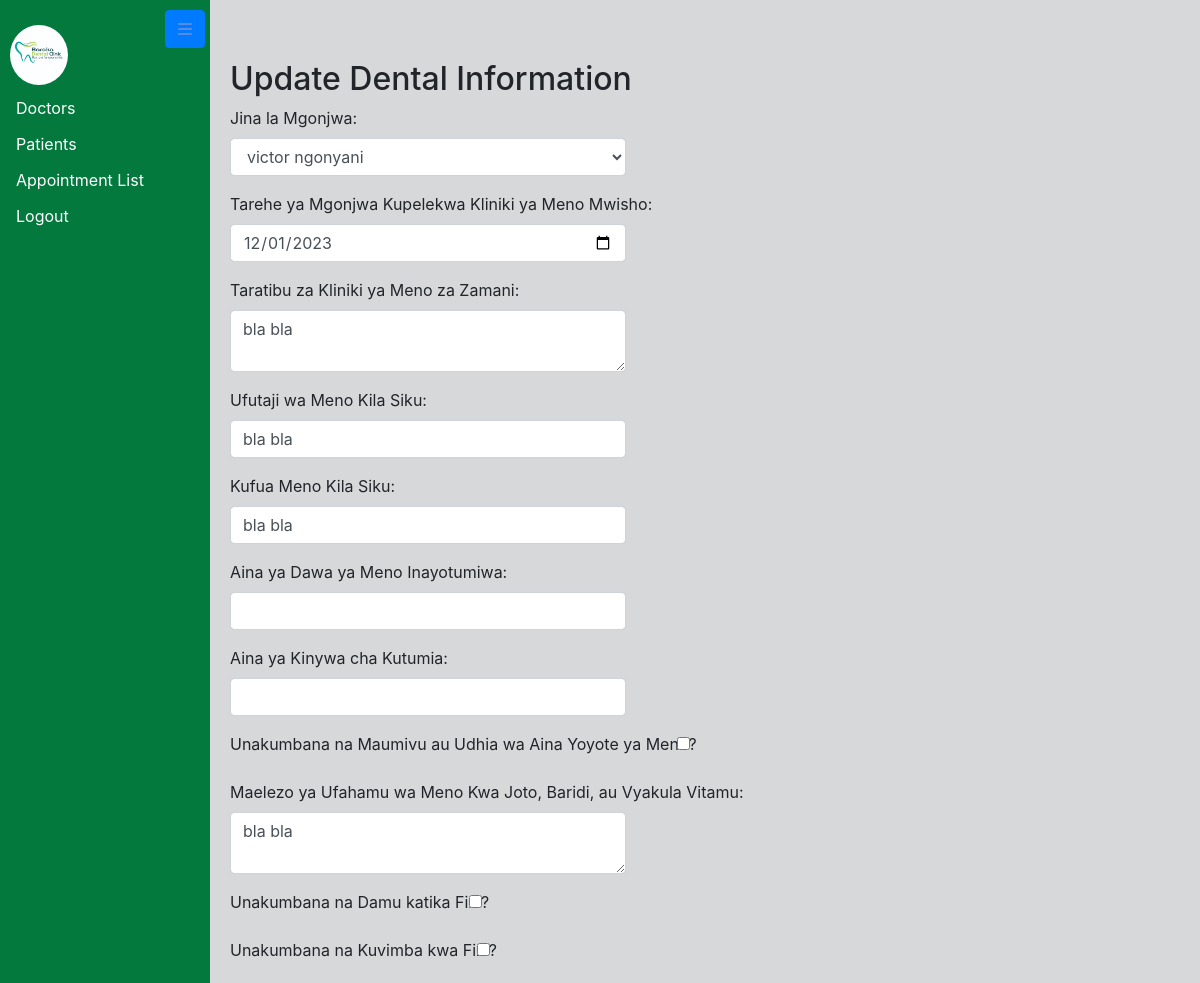
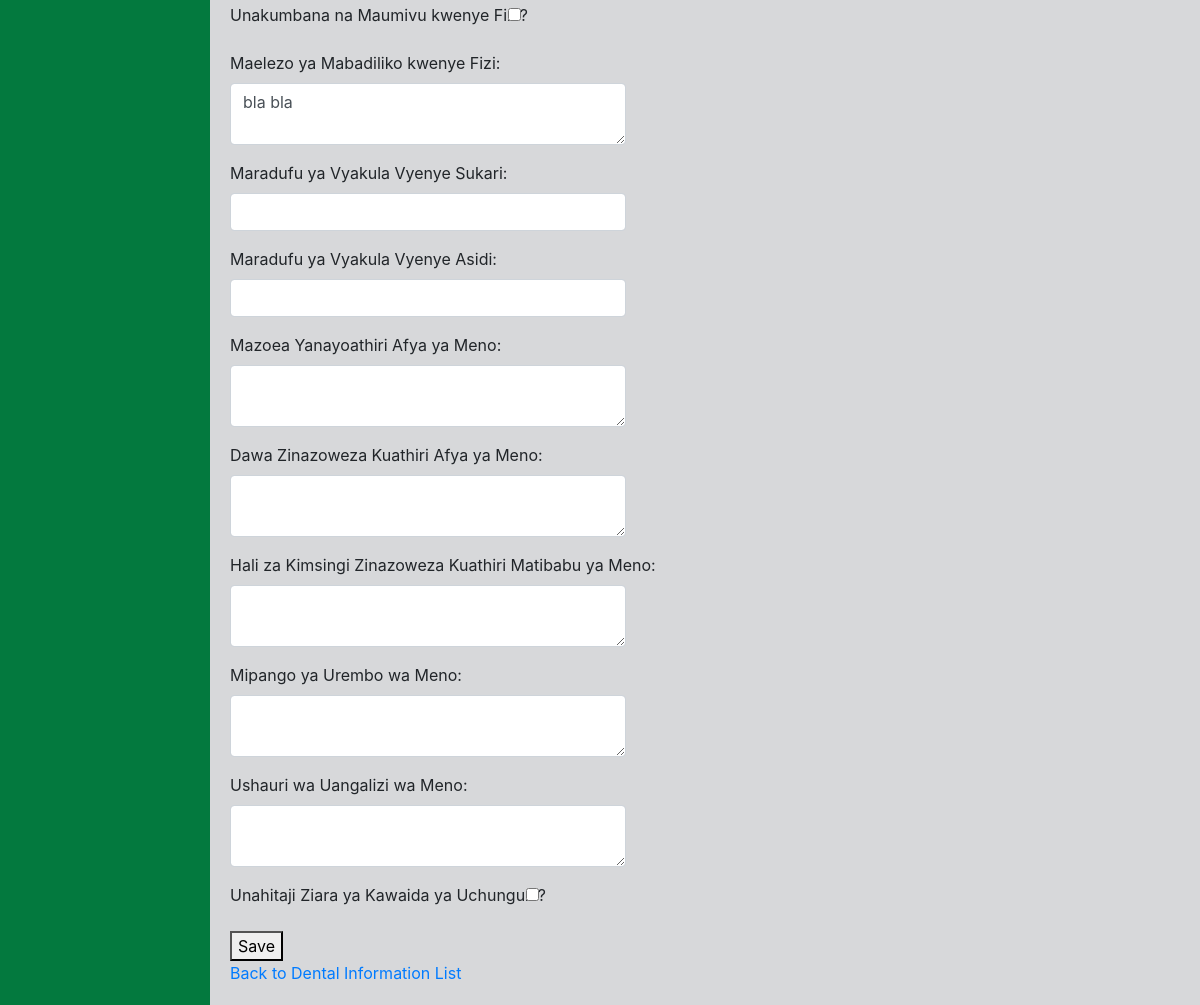
/dental_info/2/update/ (signed in), run on the app's committed database (2 pictures, top to bottom).
### hospitalApp/models.py (models this page shows, shortened)
class DentalInformation(models.Model):
    patient_name = models.ForeignKey(Patient, on_delete=models.CASCADE)
    last_dental_visit = models.DateTimeField(blank=True, null=True)
    dental_procedures = models.TextField(blank=True)
    brushing_frequency = models.CharField(max_length=50, blank=True)
    flossing_frequency = models.CharField(max_length=50, blank=True)
    toothpaste_used = models.CharField(max_length=100, blank=True)
    mouthwash_used = models.CharField(max_length=100, blank=True)
    experiencing_discomfort = models.BooleanField(default=False)
    sensitivity_description = models.TextField(blank=True)
    gum_bleeding = models.BooleanField(default=False)
    gum_swelling = models.BooleanField(default=False)
    gum_tenderness = models.BooleanField(default=False)
    gum_changes_description = models.TextField(blank=True)
    sugary_food_frequency = models.CharField(max_length=50, blank=True)
    acidic_food_frequency = models.CharField(max_length=50, blank=True)
    impacting_habits = models.TextField(blank=True)
    medications_impacting_oral_health = models.TextField(blank=True)
    medical_conditions_impacting_dental_care = models.TextField(blank=True)
    cosmetic_interests = models.TextField(blank=True)
    oral_care_guidance = models.TextField(blank=True)
    routine_checkup_due = models.BooleanField(default=False)

### hospitalApp/views.py (the view)
# urls.py: path('dental_info/<int:pk>/update/', views.dental_information_update, name='dental-info-update'),
@login_required
def dental_information_update(request, pk):
    dental_info = get_object_or_404(DentalInformation, pk=pk)
    if request.method == 'POST':
        form = DentalInformationForm(request.POST, instance=dental_info)
        if form.is_valid():
            form.save()
            return redirect('dental-info-list')
    else:
        form = DentalInformationForm(instance=dental_info)
    return render(request, 'dental_information_update.html', {'form': form})

### hospitalApp/models.py (called while the page is built)
    def __str__(self):
        return f"{self.first_name}  {self.last_name}"

### hospitalApp/templates/dental_information_update.html (shortened to what this page needs)
{% extends 'base.html' %}
{% block content %}
  <h2>{% if form.instance.pk %}Update{% else %}Create{% endif %} Dental Information</h2>
  <form method="post">
    {{ form.as_p }}
    <button type="submit">Save</button>
  </form>
  <a href="{% url 'dental-info-list' %}">Back to Dental Information List</a>
{% endblock %}

### templates/base.html (style rules this page uses)
body { background-color: #d7d8da; padding-top: 40px; margin: 0; }

### data on the page
DentalInformation: patient_name "victor ngonyani", last_dental_visit "12/01/2023", dental_procedures "bla bla", brushing_frequency "bla bla", flossing_frequency "bla bla", sensitivity_description "bla bla", gum_changes_description "bla bla"
